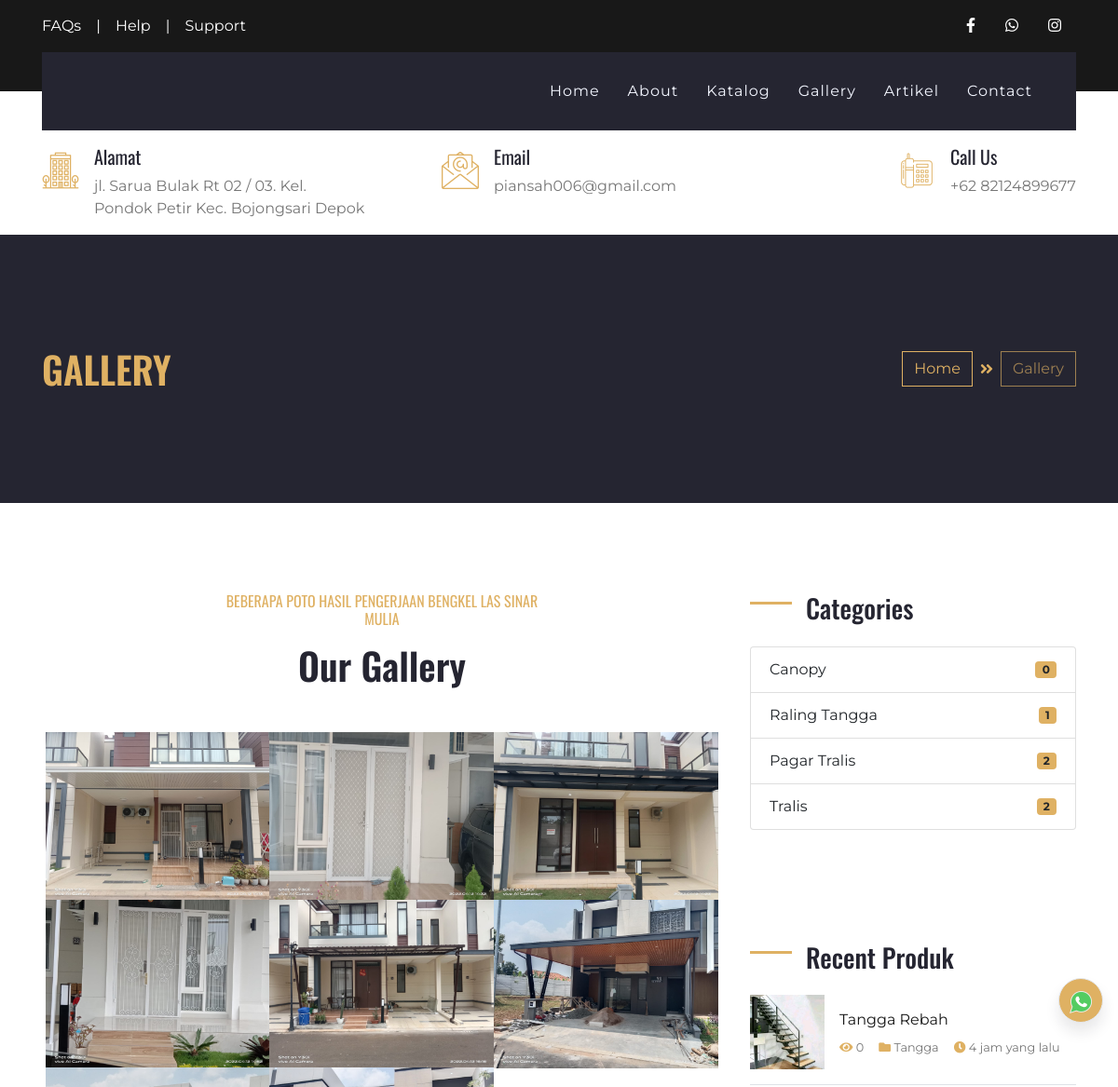
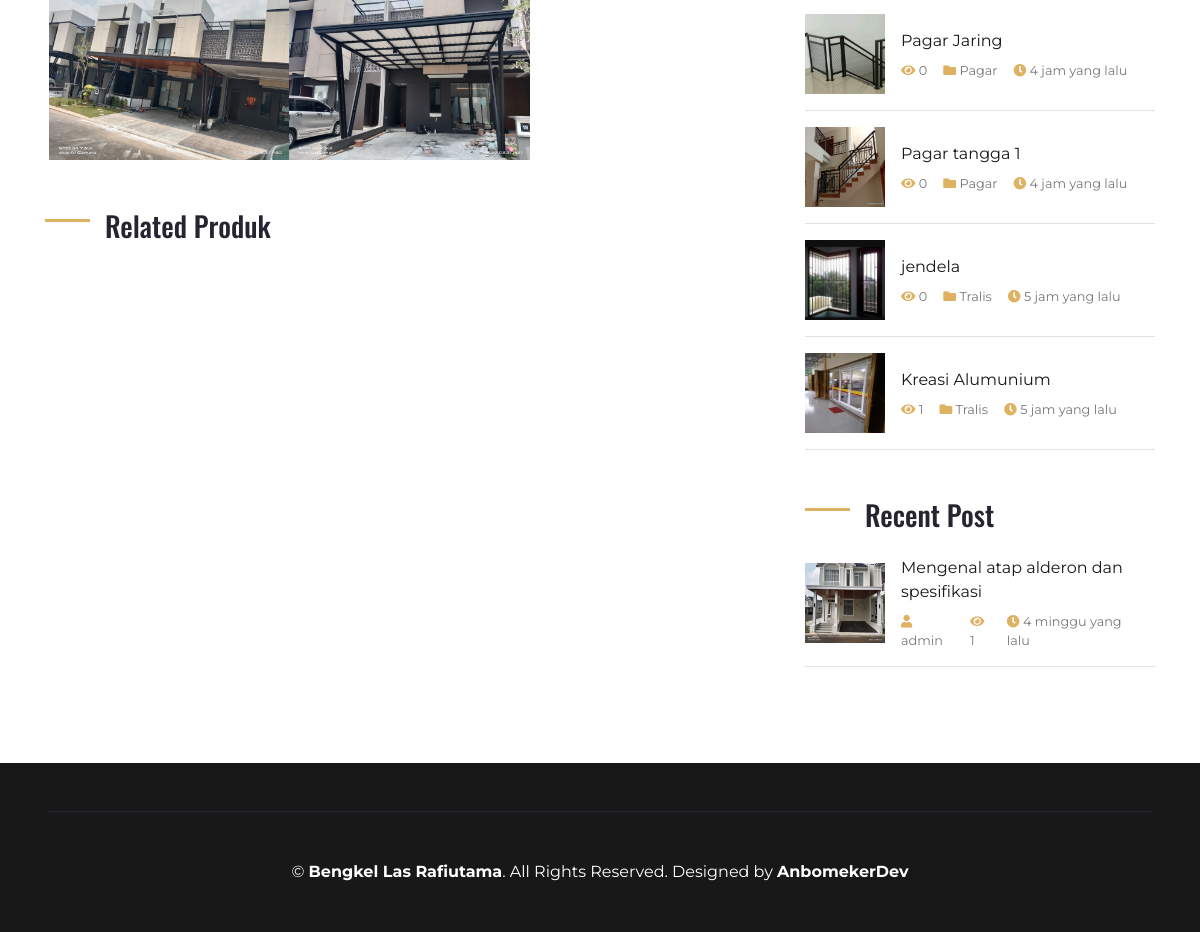
/index.php/gallery, run on the app's committed database (2 pictures, top to bottom).
### tables this page shows
CREATE TABLE `set_profil`  (
  `profil_id` int(11) NOT NULL AUTO_INCREMENT,
  `nama` varchar(50) NULL DEFAULT NULL,
  `alamat` varchar(100) NULL DEFAULT NULL,
  `deskripsi` text NULL,
  `logo` text NULL,
  `foto` text NULL,
  `kontak_id` int(11) NULL DEFAULT NULL,
  `company_name` varchar(50) NULL DEFAULT NULL,
  `web_url` text NULL,
  PRIMARY KEY (`profil_id`) USING BTREE
);

CREATE TABLE `gallery`  (
  `gallery_id` int(11) NOT NULL AUTO_INCREMENT,
  `nama_foto` varchar(100) NULL DEFAULT NULL,
  `foto` text NULL,
  `date_post` date NULL DEFAULT NULL,
  `projek_id` int(11) NULL DEFAULT NULL,
  `produk_id` int(11) NULL DEFAULT NULL,
  `token` varchar(100) NULL DEFAULT NULL,
  PRIMARY KEY (`gallery_id`) USING BTREE
);

CREATE TABLE `ref_produk`  (
  `produk_id` int(11) NOT NULL AUTO_INCREMENT,
  `nama_produk` varchar(100) NOT NULL,
  `kategori` varchar(30) NOT NULL,
  `deskripsi` text NOT NULL,
  `foto` varchar(100) NOT NULL,
  `date_post` datetime NOT NULL,
  `slug` varchar(100) NULL DEFAULT NULL,
  `harga` varchar(20) NULL DEFAULT NULL,
  `best` int(11) NULL DEFAULT NULL,
  PRIMARY KEY (`produk_id`) USING BTREE
);

CREATE TABLE `artikel`  (
  `artikel_id` int(11) NOT NULL AUTO_INCREMENT,
  `judul_artikel` varchar(100) NULL DEFAULT NULL,
  `konten` longtext NULL,
  `slug` text NULL,
  `foto` text NULL,
  `link` text NULL,
  `date_post` datetime NULL DEFAULT NULL,
  `is_active` int(11) NULL DEFAULT NULL,
  `penerbit` varchar(50) NULL DEFAULT NULL,
  `visit` int(11) NULL DEFAULT NULL,
  `ip` varchar(100) NULL DEFAULT NULL,
  PRIMARY KEY (`artikel_id`) USING BTREE
);

### application/controllers/Gallery.php (called while the page is built, shortened)
<?php
class Gallery extends CI_Controller
{
    public function __construct()
    {
        $this->load->model('M_gallery', 'gallery');
        $this->load->model('admin/Profil_m', 'profil');
        $this->load->library('session');
    }
    public function index()
    {
        $data = [
            'judul' => $this->profil->get_profile('nama'),
            'perusahaan' => $this->profil->get_profile('nama'),
            'logo' => $this->profil->get_profile('logo'),
            'alamat' => $this->profil->get_profile('alamat'),
            'whatsap' => $this->profil->get_kontak('whatsap'),
            'facebook' => $this->profil->get_kontak('facebook'),
            'instagram' => $this->profil->get_kontak('instagram'),
            'email' => $this->profil->get_kontak('email'),
            'telpon' => $this->profil->get_kontak('telpon'),
            'foto' => $this->profil->get_profile('foto'),
            'gallery' => $this->gallery->get_gallery()->result(),
            'B_produk' => $this->profil->get_B_produk()->result(),
            'produklimit' => $this->profil->produklimit()->result(),
            'artikellimit' => $this->profil->art()->result(),
        ];
        $this->load->view('layout/header', $data);
        $this->load->view('layout/navbar', $data);
        $this->load->view('pages/gallery_v', $data);
        $this->load->view('layout/footer', $data);
    }
}

### index.php (called while the page is built, shortened)
<?php
require_once BASEPATH.'core/CodeIgniter.php';

### application/models/admin/Profil_m.php (called while the page is built, shortened)
<?php
class Profil_m extends CI_Model
{
    public function get_profile($varams)
    {
        $query = $this->db->get('set_profil')->row();
        $data = $query->$varams;
        return $data;
    }
    function get_B_produk()
    {
        $this->db->select('*');
        $this->db->from('ref_produk');
        $this->db->where('best', 1);
        $this->db->order_by('produk_id', 'DESC');
        $query = $this->db->get();
        return $query;
    }
    function produklimit()
    {
        $this->db->select('*');
        $this->db->from('ref_produk');
        $this->db->limit(8);
        $this->db->order_by('produk_id', 'DESC');
        $query = $this->db->get();
        return $query;
    }
    function art()
    {
        $this->db->select('*');
        $this->db->from('artikel');
        $this->db->limit(8);
        $this->db->order_by('artikel_id', 'DESC');
        $query = $this->db->get();
        return $query;
    }
}

### application/models/M_gallery.php (called while the page is built, shortened)
<?php
class M_gallery extends CI_Model
{
    public function get_gallery()
    {
        $this->db->select('*');
        $this->db->from('gallery');
        $this->db->where('token', 1);
        $this->db->order_by('gallery_id', 'DESC');
        $this->db->limit(12);
        $query = $this->db->get();
        return $query;
    }
}

### application/views/pages/right_v.php (the view, shortened to what this page needs)
<div class="col-lg-4 mt-5 mt-lg-0">
    <div class="mb-5">
        <h3 class="mb-4 section-title">Categories</h3>
        <ul class="list-group">
            <?php $c = 'Canopy';
            $canopy = $this->db->query("SELECT * FROM ref_produk WHERE kategori='" . $c . "'")->num_rows(); ?>
            <?php $t = 'Tangga';
            $tangga = $this->db->query("SELECT * FROM ref_produk WHERE kategori='" . $t . "'")->num_rows(); ?>
            <?php $p = 'Pagar';
            $pagar = $this->db->query("SELECT * FROM ref_produk WHERE kategori='" . $p . "'")->num_rows(); ?>
            <?php $t = 'Tralis';
            $tralis = $this->db->query("SELECT * FROM ref_produk WHERE kategori='" . $t . "'")->num_rows(); ?>
            <li class="list-group-item d-flex justify-content-between align-items-center">
                Canopy
                <span class="badge badge-primary badge-pill"><?= $canopy ?></span>
            </li>
            <li class="list-group-item d-flex justify-content-between align-items-center">
                Raling Tangga
                <span class="badge badge-primary badge-pill"><?= $tangga ?></span>
            </li>
            <li class="list-group-item d-flex justify-content-between align-items-center">
                Pagar Tralis
                <span class="badge badge-primary badge-pill"><?= $pagar ?></span>
            </li>
            <li class="list-group-item d-flex justify-content-between align-items-center">
                Tralis
                <span class="badge badge-primary badge-pill"><?= $tralis ?></span>
            </li>
        </ul>
    </div>
    <div class="mb-5">
    </div>
    <div class="mb-5">
        <h3 class="mb-4 section-title">Recent Produk</h3>
        <?php foreach ($produklimit as $produk) : ?>
            <?php $id = $produk->produk_id;
            $visitproduk  = $this->db->query("SELECT * FROM section_visit WHERE produk_id='" . $id . "'")->num_rows(); ?>
            <div class="d-flex align-items-center border-bottom mb-3 pb-3">
                <img class="img-fluid" src="<?= base_url() ?>assets/upload/gallery/<?= $produk->foto ?>" style="width: 80px; height: 80px;" alt="">
                <div class="d-flex flex-column pl-3">
                    <a class="text-dark mb-2" href="<?= base_url() ?>katalog/detailproduk/<?= $produk->slug ?>/<?= $produk->produk_id ?>"><?= $produk->nama_produk ?></a>
                    <div class="d-flex">
                        <small class="mr-3"><i class="fa fa-eye text-primary"></i> <?= $visitproduk ?></small>
                        <small class="mr-3"><i class="fa fa-folder text-primary"></i> <?= $produk->kategori ?></small>
                        <small class="mr-3"><i class="fa fa-clock text-primary"></i> <?= waktu_lalu($produk->date_post) ?></small>
                    </div>
                </div>
            </div>
        <?php endforeach ?>
    </div>
    <div class="mb-5">
        <h3 class="mb-4 section-title">Recent Post</h3>
        <?php foreach ($artikellimit as $art) : ?>
            <?php $id = $art->artikel_id;
            $visitart  = $this->db->query("SELECT * FROM section_visit WHERE artikel_id='" . $id . "'")->num_rows(); ?>
            <div class="d-flex align-items-center border-bottom mb-3 pb-3">
                <img class="img-fluid" src="<?= base_url() ?>assets/upload/artikel/<?= $art->foto ?>" style="width: 80px; height: 80px;" alt="">
                <div class="d-flex flex-column pl-3">
                    <a class="text-dark mb-2" href="<?= base_url() ?>artikel/single/<?= $art->slug ?>/<?= $art->artikel_id ?>"><?= $art->judul_artikel ?></a>
                    <div class="d-flex">
                        <small class="mr-3"><i class="fa fa-user text-primary"></i> <?= $art->penerbit ?></small>
                        <small class="mr-3"><i class="fa fa-eye text-primary"></i> <?= $visitart ?></small>
                        <small class="mr-3"><i class="fa fa-clock text-primary"></i> <?= waktu_lalu($art->date_post) ?></small>
                    </div>
                </div>
            </div>
        <?php endforeach ?>
    </div>
</div>

### application/views/layout/navbar.php (shortened to what this page needs)
<div class="container-fluid bg-dark py-3">
    <div class="container">
        <div class="row">
            <div class="col-md-6 text-center text-lg-left mb-2 mb-lg-0">
                <div class="d-inline-flex align-items-center">
                    <a class="text-white pr-3" href="">FAQs</a>
                    <span class="text-white">|</span>
                    <a class="text-white px-3" href="">Help</a>
                    <span class="text-white">|</span>
                    <a class="text-white pl-3" href="">Support</a>
                </div>
            </div>
            <div class="col-md-6 text-center text-lg-right">
                <div class="d-inline-flex align-items-center">
                    <a class="text-white px-3" href="<?= $facebook ?>">
                        <i class="fab fa-facebook-f"></i>
                    </a>
                    <a class="text-white px-3" href="<?= $whatsap ?>">
                        <i class="fab fa-whatsapp"></i>
                    </a>
                    <a class="text-white px-3" href="<?= $instagram ?>">
                        <i class="fab fa-instagram"></i>
                    </a>
                </div>
            </div>
        </div>
    </div>
</div>
<div class="container-fluid position-relative nav-bar p-0">
    <div class="container position-relative" style="z-index: 9;">
        <nav class="navbar navbar-expand-lg bg-secondary navbar-dark py-3 py-lg-0 pl-3 pl-lg-5">
            <div class="collapse navbar-collapse justify-content-between px-3" id="navbarCollapse">
                <div class="navbar-nav ml-auto py-0">
                    <a href="<?= base_url() ?>" class="nav-item nav-link ">Home</a>
                    <a href="<?= base_url('about') ?>" class="nav-item nav-link">About</a>
                    <a href="<?= base_url('katalog') ?>" class="nav-item nav-link">Katalog</a>
                    <a href="<?= base_url('gallery') ?>" class="nav-item nav-link">Gallery</a>
                    <a href="<?= base_url('artikel') ?>" class="nav-item nav-link">Artikel</a>
                    <a href="<?= base_url('contact') ?>" class="nav-item nav-link">Contact</a>
                </div>
            </div>
        </nav>
    </div>
</div>
<div class="container-fluid bg-white py-3">
    <div class="container">
        <div class="row">
            <div class="col-lg-4 text-left mb-3 mb-lg-0">
                <div class="d-inline-flex text-left">
                    <h1 class="flaticon-office font-weight-normal text-primary m-0 mr-3"></h1>
                    <div class="d-flex flex-column">
                        <h5>Alamat</h5>
                        <p class="m-0"><?= $alamat ?></p>
                    </div>
                </div>
            </div>
            <div class="col-lg-4 text-left text-lg-center mb-3 mb-lg-0">
                <div class="d-inline-flex text-left">
                    <h1 class="flaticon-email font-weight-normal text-primary m-0 mr-3"></h1>
                    <div class="d-flex flex-column">
                        <h5>Email</h5>
                        <p class="m-0"><?= $email ?></p>
                    </div>
                </div>
            </div>
            <div class="col-lg-4 text-left text-lg-right mb-3 mb-lg-0">
                <div class="d-inline-flex text-left">
                    <h1 class="flaticon-telephone font-weight-normal text-primary m-0 mr-3"></h1>
                    <div class="d-flex flex-column">
                        <h5>Call Us</h5>
                        <p class="m-0">+62 <?= $telpon ?></p>
                    </div>
                </div>
            </div>
        </div>
    </div>
</div>

### application/views/pages/gallery_v.php (shortened to what this page needs)
<?php
function waktu_lalu($timestamp)
{
    $selisih = time() - strtotime($timestamp);
    $detik = $selisih;
    $menit = round($selisih / 60);
    $jam = round($selisih / 3600);
    $hari = round($selisih / 86400);
    $minggu = round($selisih / 604800);
    $bulan = round($selisih / 2419200);
    $tahun = round($selisih / 29030400);
    if ($detik <= 60) {
        $waktu = $detik . ' detik yang lalu';
    } else if ($menit <= 60) {
        $waktu = $menit . ' menit yang lalu';
    } else if ($jam <= 24) {
        $waktu = $jam . ' jam yang lalu';
    } else if ($hari <= 7) {
        $waktu = $hari . ' hari yang lalu';
    } else if ($minggu <= 4) {
        $waktu = $minggu . ' minggu yang lalu';
    } else if ($bulan <= 12) {
        $waktu = $bulan . ' bulan yang lalu';
    } else {
        $waktu = $tahun . ' tahun yang lalu';
    }
    return $waktu;
}
?>
<div class="container-fluid bg-secondary py-5">
    <div class="container py-5">
        <div class="row align-items-center py-4">
            <div class="col-md-6 text-center text-md-left">
                <h1 class="mb-4 mb-md-0 text-primary text-uppercase">Gallery</h1>
            </div>
            <div class="col-md-6 text-center text-md-right">
                <div class="d-inline-flex align-items-center">
                    <a class="btn btn-outline-primary" href="<?= base_url('') ?>">Home</a>
                    <i class="fas fa-angle-double-right text-primary mx-2"></i>
                    <a class="btn btn-outline-primary disabled" href="">Gallery</a>
                </div>
            </div>
        </div>
    </div>
</div>
<div class="container py-5">
    <div class="row pt-5">
        <div class="col-lg-8">
            <div class="row justify-content-center">
                <div class="col-lg-6 col-md-8 col text-center mb-4">
                    <h6 class="text-primary font-weight-normal text-uppercase mb-3">Beberapa Poto Hasil Pengerjaan Bengkel las Sinar Mulia</h6>
                    <h1 class="mb-4">Our Gallery </h1>
                </div>
            </div>
            <div class="row mx-1 portfolio-container">
                <?php foreach ($gallery as $row) : ?>
                    <div class="col-lg-4 col-md-6 col-sm-12 p-0 portfolio-item <?= $row->nama_foto ?>">
                        <div class="position-relative overflow-hidden">
                            <div class="portfolio-img d-flex align-items-center justify-content-center">
                                <img class="img-fluid" src="<?= base_url() ?>assets/upload/gallery/<?= $row->foto ?>" alt="">
                            </div>
                        </div>
                    </div>
                <?php endforeach ?>
            </div>
            <div class="mb-5 mx-n3 mt-5">
                <h3 class="mb-4 ml-3 section-title">Related Produk</h3>
            </div>
        </div>
        <?php $this->load->view('pages/right_v') ?>
    </div>
</div>

### application/views/layout/footer.php (shortened to what this page needs)
<div class="container-fluid bg-dark text-white py-5 px-sm-3 px-md-5">
    <div class="container border-top border-secondary pt-5">
        <p class="m-0 text-center text-white">
            &copy; <a class="text-white font-weight-bold" href="#"><?= $perusahaan ?></a>. All Rights Reserved. Designed by
            <a class="text-white font-weight-bold" href="https://www.anamsaepul.site">AnbomekerDev</a>
        </p>
    </div>
</div>
</body>
</html>

### data on the page
set_profil: alamat "jl. Sarua Bulak Rt 02 / 03. Kel. Pondok Petir Kec. Bojongsari Depok", nama "Bengkel Las Rafiutama"
gallery: foto (picture)
gallery: foto (picture)
gallery: foto (picture)
gallery: foto (picture)
gallery: foto (picture)
gallery: foto (picture)
gallery: foto (picture)
gallery: foto (picture)
ref_produk: foto (picture), nama_produk "Tangga Rebah", visitproduk "0", kategori "Tangga", date_post "4 jam yang lalu"
ref_produk: foto (picture), nama_produk "Pagar Jaring", visitproduk "0", kategori "Pagar", date_post "4 jam yang lalu"
ref_produk: foto (picture), nama_produk "Pagar tangga 1", visitproduk "0", kategori "Pagar", date_post "4 jam yang lalu"
ref_produk: foto (picture), nama_produk "jendela", visitproduk "0", kategori "Tralis", date_post "5 jam yang lalu"
ref_produk: foto (picture), nama_produk "Kreasi Alumunium", visitproduk "1", kategori "Tralis", date_post "5 jam yang lalu"
artikel: foto (picture), judul_artikel "Mengenal atap alderon dan spesifikasi", penerbit "admin", visitart "1", date_post "4 minggu yang lalu"

### other printed values
$email "piansah006@gmail.com"
$telpon "82124899677"
$canopy "0"
$tangga "1"
$pagar "2"
$tralis "2"
